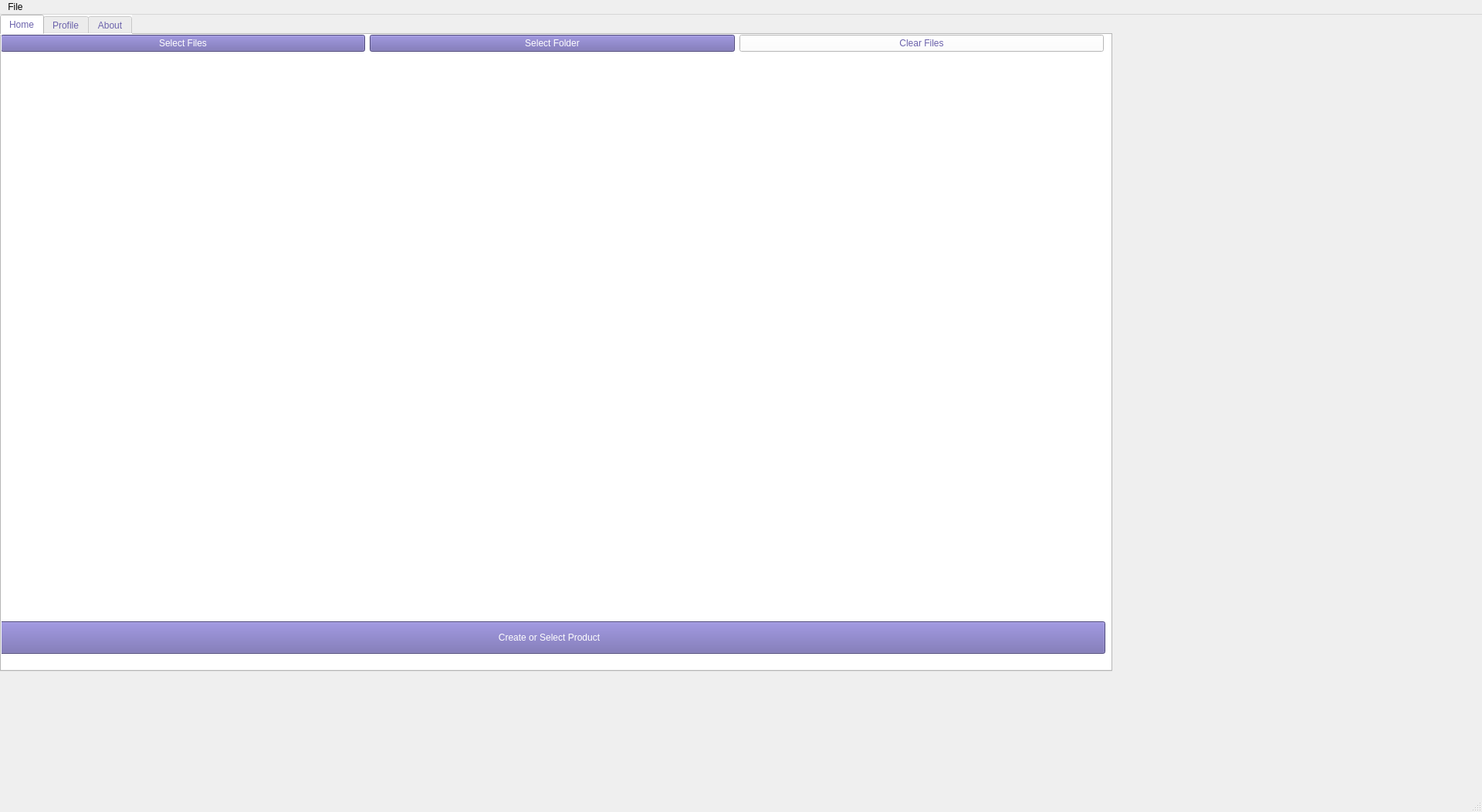
<?xml version="1.0" encoding="UTF-8"?>
<ui version="4.0">
 <class>MainWindow</class>
 <widget class="QMainWindow" name="MainWindow">
  <property name="geometry">
   <rect>
    <x>0</x>
    <y>0</y>
    <width>1920</width>
    <height>1052</height>
   </rect>
  </property>
  <property name="windowTitle">
   <string>MainWindow</string>
  </property>
  <widget class="QWidget" name="centralwidget">
   <widget class="QWidget" name="verticalLayoutWidget">
    <property name="geometry">
     <rect>
      <x>0</x>
      <y>0</y>
      <width>1441</width>
      <height>851</height>
     </rect>
    </property>
    <layout class="QVBoxLayout" name="verticalLayout">
     <item>
      <widget class="QTabWidget" name="tabWidget">
       <property name="styleSheet">
        <string notr="true">background: white;
color: #6B62AB;
font: 24pt &quot;Comic Sans MS&quot;;</string>
       </property>
       <property name="currentIndex">
        <number>0</number>
       </property>
       <widget class="QWidget" name="homeTab">
        <attribute name="title">
         <string>Home</string>
        </attribute>
        <widget class="QWidget" name="verticalLayoutWidget_2">
         <property name="geometry">
          <rect>
           <x>-1</x>
           <y>0</y>
           <width>1441</width>
           <height>811</height>
          </rect>
         </property>
         <layout class="QVBoxLayout" name="homeVerticalLayout">
          <item>
           <widget class="QWidget" name="homeMainWidget" native="true">
            <widget class="QWidget" name="horizontalLayoutWidget">
             <property name="geometry">
              <rect>
               <x>0</x>
               <y>0</y>
               <width>1429</width>
               <height>42</height>
              </rect>
             </property>
             <layout class="QHBoxLayout" name="homeHorizontalLayout">
              <item alignment="Qt::AlignTop">
               <widget class="QPushButton" name="selectFilesButton">
                <property name="styleSheet">
                 <string notr="true">background: #6B62AB;
color: white;</string>
                </property>
                <property name="text">
                 <string>Select Files</string>
                </property>
               </widget>
              </item>
              <item alignment="Qt::AlignTop">
               <widget class="QPushButton" name="selectFolderButton">
                <property name="styleSheet">
                 <string notr="true">background: #6B62AB;
color: white;</string>
                </property>
                <property name="text">
                 <string>Select Folder</string>
                </property>
               </widget>
              </item>
              <item alignment="Qt::AlignTop">
               <widget class="QPushButton" name="clearFilesButton">
                <property name="text">
                 <string>Clear Files</string>
                </property>
               </widget>
              </item>
             </layout>
            </widget>
            <widget class="QPushButton" name="createSelectProductButton">
             <property name="geometry">
              <rect>
               <x>-10</x>
               <y>760</y>
               <width>1441</width>
               <height>42</height>
              </rect>
             </property>
             <property name="styleSheet">
              <string notr="true">background: #6B62AB;
color: white;</string>
             </property>
             <property name="text">
              <string>Create or Select Product</string>
             </property>
            </widget>
            <widget class="QWidget" name="homeAltWidget" native="true">
             <property name="geometry">
              <rect>
               <x>-1</x>
               <y>59</y>
               <width>1431</width>
               <height>691</height>
              </rect>
             </property>
             <widget class="QWidget" name="verticalLayoutWidget_3">
              <property name="geometry">
               <rect>
                <x>9</x>
                <y>0</y>
                <width>1421</width>
                <height>691</height>
               </rect>
              </property>
              <layout class="QVBoxLayout" name="altWidgetLayout"/>
             </widget>
            </widget>
           </widget>
          </item>
         </layout>
        </widget>
       </widget>
       <widget class="QWidget" name="profileTab">
        <attribute name="title">
         <string>Profile</string>
        </attribute>
       </widget>
       <widget class="QWidget" name="aboutTab">
        <attribute name="title">
         <string>About</string>
        </attribute>
       </widget>
      </widget>
     </item>
    </layout>
   </widget>
  </widget>
  <widget class="QMenuBar" name="menubar">
   <property name="geometry">
    <rect>
     <x>0</x>
     <y>0</y>
     <width>1920</width>
     <height>24</height>
    </rect>
   </property>
   <widget class="QMenu" name="menuFile">
    <property name="title">
     <string>File</string>
    </property>
    <addaction name="actionExit"/>
    <addaction name="actionExit_2"/>
   </widget>
   <addaction name="menuFile"/>
  </widget>
  <widget class="QStatusBar" name="statusbar"/>
  <action name="actionExit">
   <property name="text">
    <string>Help</string>
   </property>
  </action>
  <action name="actionExit_2">
   <property name="text">
    <string>Exit</string>
   </property>
  </action>
 </widget>
 <resources/>
 <connections/>
</ui>
